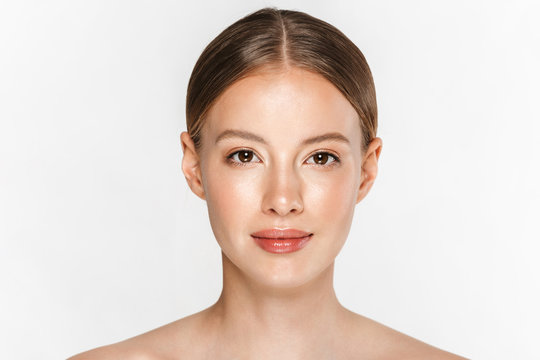
#> input picture Assignment-5/images/face.jpg, 540 x 360 px
$ python Assignment-5.py   (older library calls are emulated)
#> lines starting #> are read from the running program, lines starting #| are printed output that depends on the picture; after the words box and inside, x2 and y2 are one past the last pixel; in counts of white or black regions, pixels touching at a corner belong together
"""
Name: Prerna Kandpal
Roll No: XXXXX
Course: Image Processing & Computer Vision
Assignment Title: Intelligent Image Enhancement & Analysis System
Date:
"""

import cv2
import numpy as np
import os
from skimage.metrics import structural_similarity as ssim
import matplotlib.pyplot as plt

print("🧠 Intelligent Image Enhancement & Analysis System")
print("This system enhances, restores, segments, and analyzes images.\n")

# ------------------ CREATE OUTPUT FOLDER ------------------
os.makedirs("outputs", exist_ok=True)

# ------------------ TASK 2: IMAGE ACQUISITION ------------------
def load_image(path):
#> called with path = 'images/face.jpg'
    image = cv2.imread(path)
#> image is the input picture: shape (360, 540, 3); mean B, G, R 207, 214.1, 226.8
    image = cv2.resize(image, (512, 512))
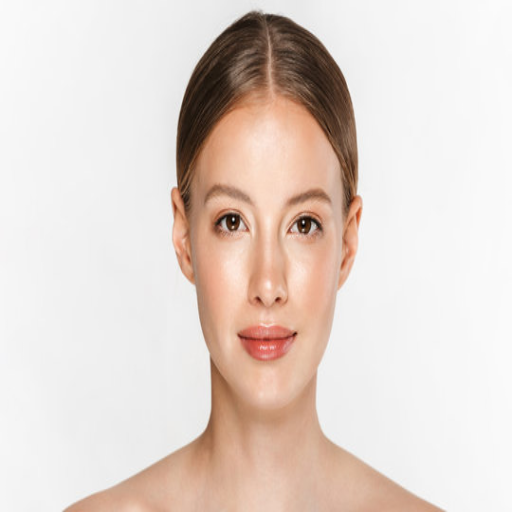
#> image: shape (512, 512, 3); mean B, G, R 206.9, 214, 226.7
    gray = cv2.cvtColor(image, cv2.COLOR_BGR2GRAY)
    return image, gray

# ------------------ TASK 3: ADD NOISE ------------------
def add_gaussian_noise(image):
    noise = np.random.normal(0, 25, image.shape).astype(np.uint8)
    noisy = cv2.add(image, noise)
    return noisy

def add_salt_pepper(image):
    noisy = image.copy()
    prob = 0.02
    rand = np.random.rand(*image.shape)

    noisy[rand < prob] = 0
    noisy[rand > 1 - prob] = 255

    return noisy

# ------------------ RESTORATION ------------------
def apply_filters(image):
    mean = cv2.blur(image, (5, 5))
    median = cv2.medianBlur(image, 5)
    gaussian = cv2.GaussianBlur(image, (5, 5), 0)
    return mean, median, gaussian

# ------------------ ENHANCEMENT ------------------
def enhance_image(image):
    clahe = cv2.createCLAHE(clipLimit=2.0)
    enhanced = clahe.apply(image)
    return enhanced

# ------------------ TASK 4: SEGMENTATION ------------------
def segmentation(image):
    _, global_th = cv2.threshold(image, 127, 255, cv2.THRESH_BINARY)
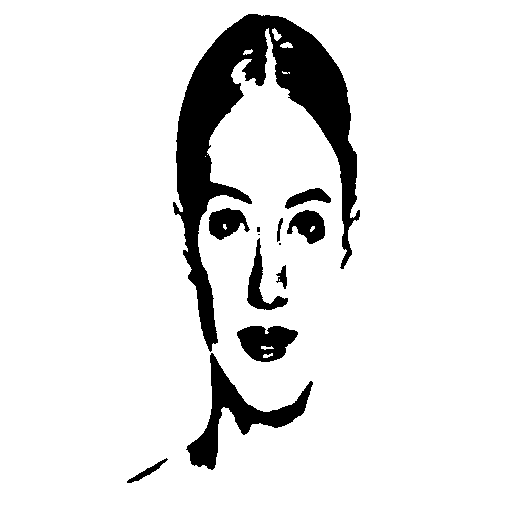
#> global_th: shape (512, 512); 89.8% white; 13 black regions (3 under 20 px), largest, box (x1, y1, x2, y2) and area: (173, 14, 360, 352) 18147, (186, 353, 313, 470) 3600, (237, 326, 298, 362) 1495
    _, otsu = cv2.threshold(image, 0, 255, cv2.THRESH_BINARY + cv2.THRESH_OTSU)
#> otsu: shape (512, 512); 78.8% white; 6 black regions (5 under 20 px), largest, box (x1, y1, x2, y2) and area: (64, 11, 443, 512) 55516
    return global_th, otsu

# ------------------ MORPHOLOGY ------------------
def morphology(image):
    kernel = np.ones((3, 3), np.uint8)
    dil = cv2.dilate(image, kernel, iterations=1)
#> dil: shape (512, 512); 80.7% white; 2 black regions (1 under 20 px), largest, box (x1, y1, x2, y2) and area: (65, 12, 441, 512) 50472
    ero = cv2.erode(image, kernel, iterations=1)
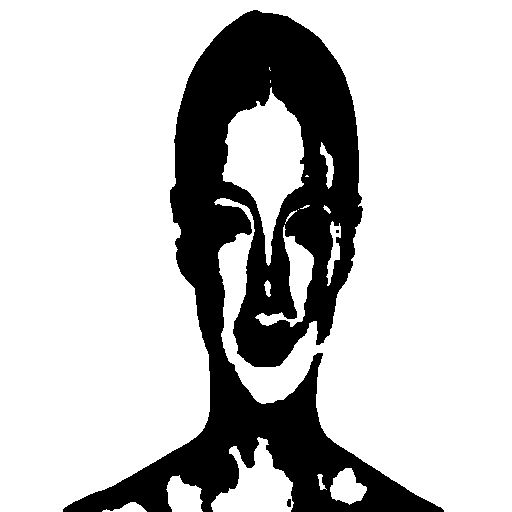
#> ero: shape (512, 512); 76.9% white; 3 black regions (1 under 20 px), largest, box (x1, y1, x2, y2) and area: (63, 10, 444, 512) 60413, (287, 499, 291, 507) 29
    return dil, ero

# ------------------ TASK 5: FEATURES ------------------
def edges(image):
    sobelx = cv2.Sobel(image, cv2.CV_64F, 1, 0)
    sobely = cv2.Sobel(image, cv2.CV_64F, 0, 1)
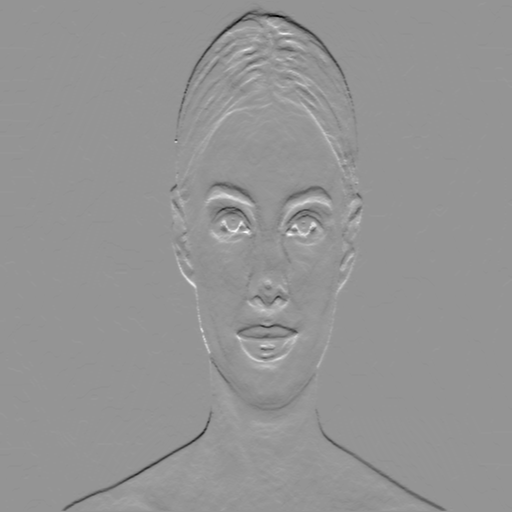
#> sobely: shape (512, 512) float64; min -515, max 367, mean -0.8; drawn with min black and max white
    sobel = cv2.magnitude(sobelx, sobely)
    sobel = np.uint8(sobel)
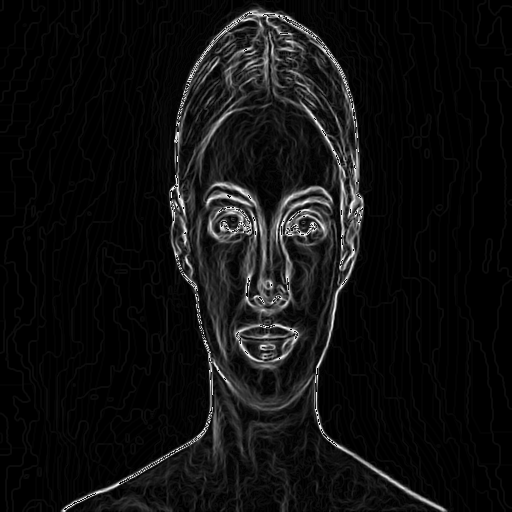
#> sobel: shape (512, 512); min 0, max 255, mean 16

    canny = cv2.Canny(image, 100, 200)
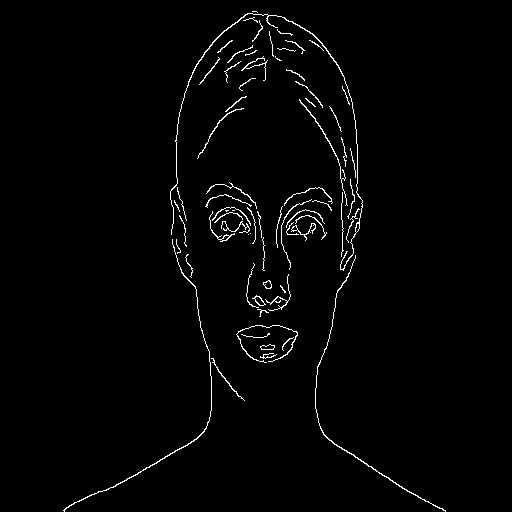
#> canny: shape (512, 512); 1.7% white in thin lines or dots, all inside (x1, y1, x2, y2) = (63, 11, 446, 512)
    return sobel, canny

def contours(image, original):
    contours, _ = cv2.findContours(image, cv2.RETR_EXTERNAL, cv2.CHAIN_APPROX_SIMPLE)
#> contours = 70 contours, 56 with area under 20; largest, box (x1, y1, x2, y2) and area: (170, 13, 363, 271) 164, (63, 239, 212, 512) 96, (315, 255, 446, 512) 93, (252, 295, 266, 306) 60, (260, 344, 275, 350) 52
    output = original.copy()

    for cnt in contours:
        if cv2.contourArea(cnt) > 500:
            x, y, w, h = cv2.boundingRect(cnt)
            cv2.rectangle(output, (x, y), (x+w, y+h), (0, 255, 0), 2)
#> this loop made 70 passes
#> cnt on passes 18, 19, 28, 29: [[248, 234]], [[250, 233]], [[232, 210], [234, 210]], [[225, 210], [226, 211], [227, 210], [228, 210]]

    return output

def orb_features(image):
    orb = cv2.ORB_create()
    kp, des = orb.detectAndCompute(image, None)
#> kp = 500 keypoints; strongest (x, y, size): (233, 219, 111.1), (236, 215, 92.6), (236, 216, 77.1), (301, 222, 111.1)
    return cv2.drawKeypoints(image, kp, None)
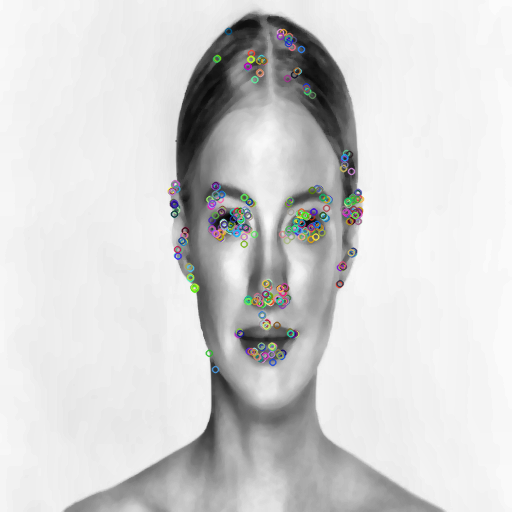
#> returned value: shape (512, 512, 3); mean of channels 0, 1, 2 211.2, 211.3, 211.2; drawn as B, G, R

# ------------------ TASK 6: METRICS ------------------
def calculate_metrics(original, processed):
    mse = np.mean((original - processed) ** 2)
#> mse = 36.7

    if mse == 0:
        psnr = 100
    else:
        psnr = 20 * np.log10(255.0 / np.sqrt(mse))
#> psnr = 32.48

    s = ssim(original, processed)
#> s = 0.953

    return mse, psnr, s

# ------------------ MAIN PIPELINE ------------------
def process_image(path, name):
    print(f"\n📊 Processing: {name}")

    original, gray = load_image(path)

    # Noise
    g_noise = add_gaussian_noise(gray)
    sp_noise = add_salt_pepper(gray)

    # Restoration
    mean, median, gaussian = apply_filters(sp_noise)

    # Enhancement
    enhanced = enhance_image(median)

    # Segmentation
    global_th, otsu = segmentation(enhanced)

    # Morphology
    dil, ero = morphology(otsu)

    # Features
    sobel, canny = edges(enhanced)
    cont = contours(canny, original)
    orb = orb_features(enhanced)

    # Metrics
    mse, psnr, s = calculate_metrics(gray, enhanced)
#> mse = 36.7; psnr = 32.48; s = 0.953

    print(f"MSE: {mse:.2f}")
#| MSE: 36.70
    print(f"PSNR: {psnr:.2f}")
#| PSNR: 32.48
    print(f"SSIM: {s:.3f}")
#| SSIM: 0.953

    # Save outputs
    cv2.imwrite(f"outputs/{name}_original.png", original)
    cv2.imwrite(f"outputs/{name}_noisy.png", sp_noise)
    cv2.imwrite(f"outputs/{name}_restored.png", median)
    cv2.imwrite(f"outputs/{name}_enhanced.png", enhanced)
    cv2.imwrite(f"outputs/{name}_segmented.png", otsu)
    cv2.imwrite(f"outputs/{name}_features.png", orb)

    # Visualization
    titles = ['Original', 'Noisy', 'Restored', 'Enhanced', 'Segmented', 'Features']
    images = [gray, sp_noise, median, enhanced, otsu, orb]

    plt.figure(figsize=(12, 8))
    for i in range(6):
        plt.subplot(2, 3, i+1)
        plt.imshow(images[i], cmap='gray')
        plt.title(titles[i])
        plt.axis('off')

    plt.tight_layout()
    plt.savefig(f"outputs/{name}_comparison.png")
    plt.close()

    print("✅ Done!")


# ------------------ DRIVER ------------------
if __name__ == "__main__":
    images = [
        ("images/face.jpg", "face"),
        ("images/object.jpg", "object"),
        ("images/naturalScene.jpg", "naturalScene")
    ]

    for path, name in images:
        process_image(path, name)
#> pass 2 of the loop `for path, name in images:`:
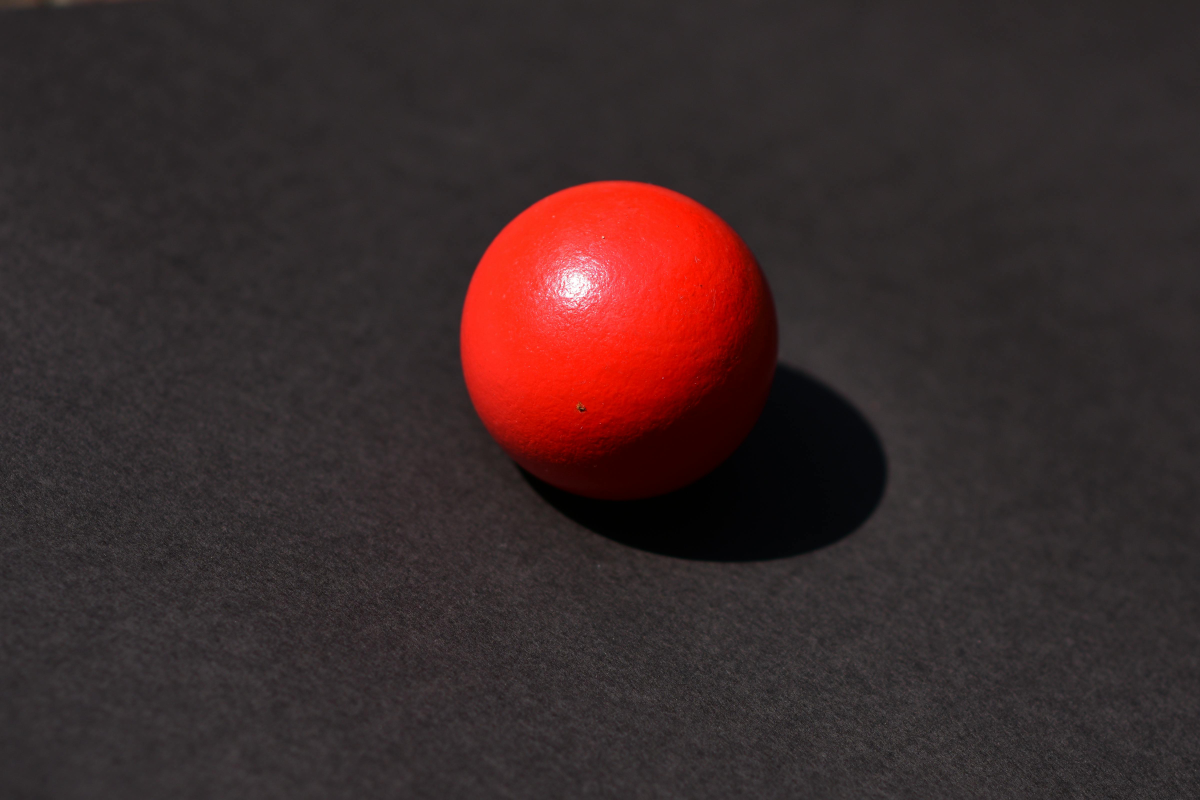
#> input picture Assignment-5/images/object.jpg, 4800 x 3200 px (shown at 1/4 size)
#> in load_image, image is the input picture: shape (3200, 4800, 3); mean B, G, R 42.1, 42.1, 59.2
#> image: shape (512, 512, 3)
#> in segmentation (call 2), `_, global_th = cv2.threshold(image, 127, 255, cv2.THRESH_BINARY)`:
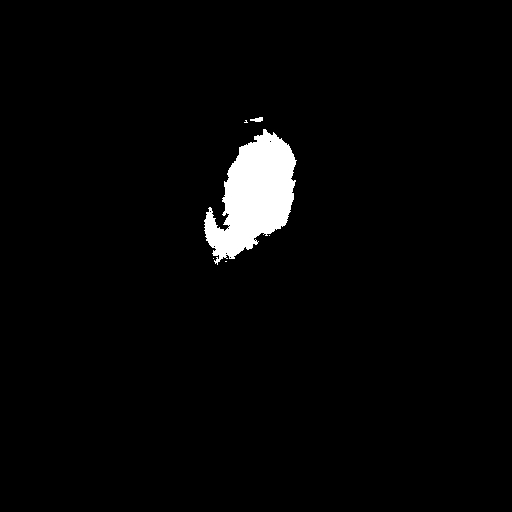
#> global_th: shape (512, 512); 2.7% white; 6 white regions (4 under 20 px), largest, box (x1, y1, x2, y2) and area: (204, 129, 297, 265) 7123, (250, 117, 263, 122) 44
#> otsu: shape (512, 512); 5.6% white; 4 white regions (2 under 20 px), largest, box (x1, y1, x2, y2) and area: (197, 116, 309, 285) 13982, (334, 209, 376, 262) 680
#> dil: shape (512, 512); 5.9% white; 4 white regions (1 under 20 px), largest, box (x1, y1, x2, y2) and area: (196, 115, 310, 286) 14610, (333, 208, 377, 263) 895, (221, 366, 226, 371) 23
#> ero: shape (512, 512); 5.3% white; 3 white regions (1 under 20 px), largest, box (x1, y1, x2, y2) and area: (198, 117, 308, 283) 13360, (335, 211, 374, 261) 474
#> in edges (call 2), `canny = cv2.Canny(image, 100, 200)`:
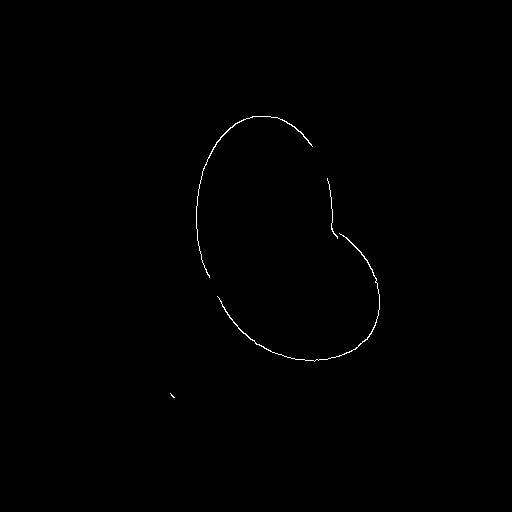
#> canny: shape (512, 512); 0.28% white in thin lines or dots, all inside (x1, y1, x2, y2) = (170, 116, 380, 398)
#> contours = 4 contours, 2 with area under 20; largest, box (x1, y1, x2, y2) and area: (217, 233, 380, 362) 89, (196, 116, 313, 278) 61
#> the loop in contours (call 2), `for cnt in contours:` made 4 passes
#> kp = 48 keypoints; strongest (x, y, size): (244, 186, 111.1), (333, 226, 111.1), (245, 176, 92.6), (331, 224, 92.6)
#| MSE: 79.23
#| PSNR: 29.14
#| SSIM: 0.829
#> pass 3 of the loop `for path, name in images:`:
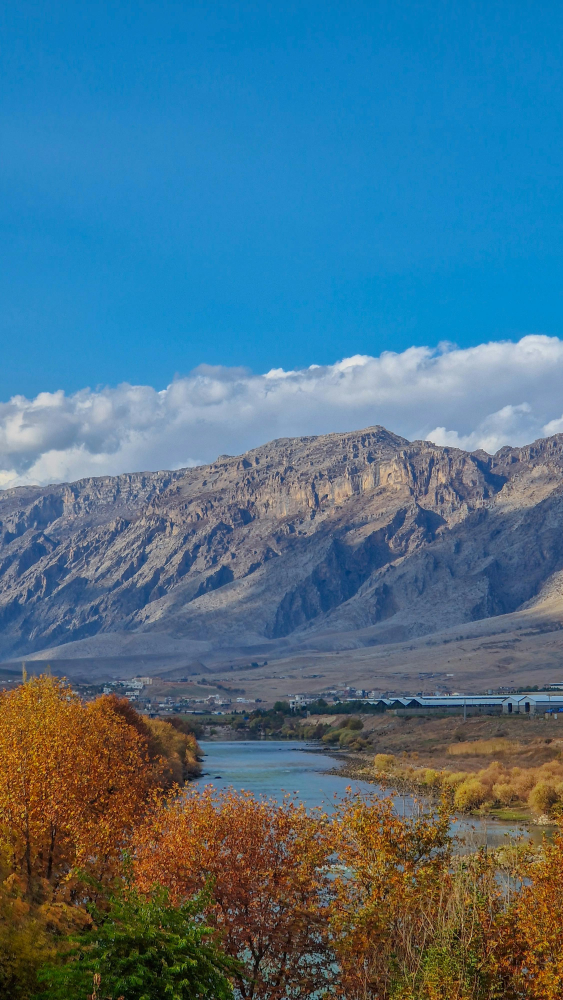
#> input picture Assignment-5/images/naturalScene.jpg, 2252 x 4000 px (shown at 1/4 size)
#> in load_image, image is the input picture: shape (4000, 2252, 3); mean B, G, R 136.3, 113.4, 74.2
#> in load_image (call 3), `image = cv2.resize(image, (512, 512))`:
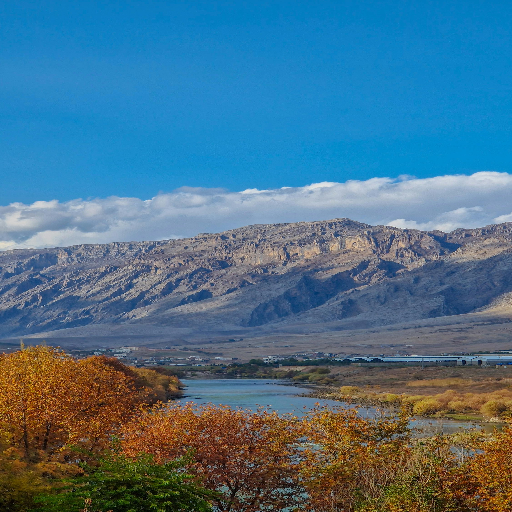
#> image: shape (512, 512, 3); mean B, G, R 136.1, 113.3, 74.1
#> in add_salt_pepper (call 3), `noisy[rand > 1 - prob] = 255`:
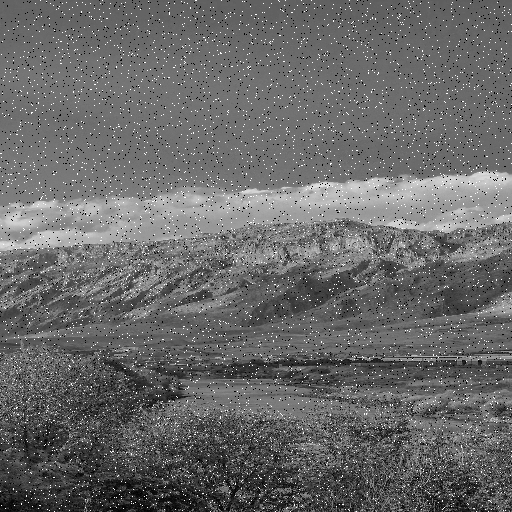
#> noisy: shape (512, 512); min 0, max 255, mean 105.1
#> contours = 640 contours, 557 with area under 20; largest, box (x1, y1, x2, y2) and area: (396, 436, 458, 512) 612, (351, 350, 512, 370) 487, (298, 218, 512, 315) 408, (291, 413, 386, 496) 400, (339, 394, 424, 465) 297
#> kp = 500 keypoints; strongest (x, y, size): (368, 360, 31), (480, 361, 31), (179, 396, 77.1), (134, 280, 31)
#| MSE: 84.11
#| PSNR: 28.88
#| SSIM: 0.659

    print("\n🎉 All Processing Completed Successfully!")
